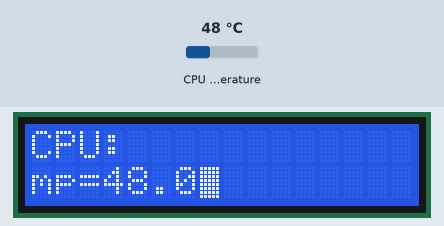
The program below on a simulated Raspberry Pi (BCM pin numbers). On the bench: 16×2 character LCD. The inputs (shaded band) are chosen by the test bench; at power-on: CPU temperature 48 °C. What the program prints to the terminal is not drawn.

Above: at 2.3 s.
2.4 s: CPU temperature set to 31 °C
At 3.1 s:
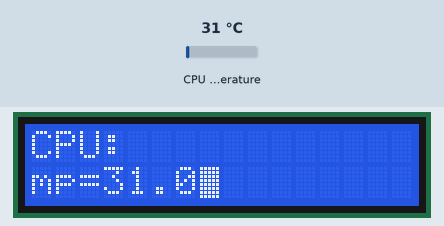
4.1 s: CPU temperature set to 44 °C
At 5.2 s:
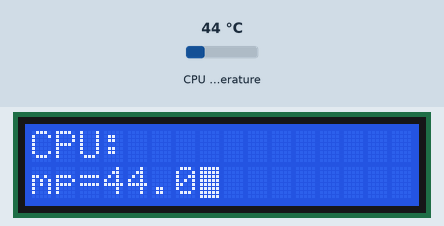
6.3 s: CPU temperature set to 58 °C
At 7.4 s:
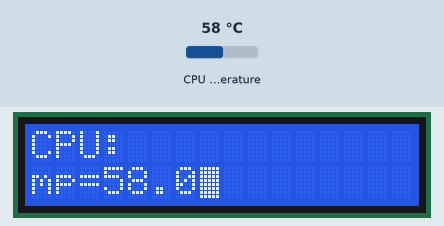
Timing chart, 0 to 9.3 s (numbered marks = the images above; inputs shaded):
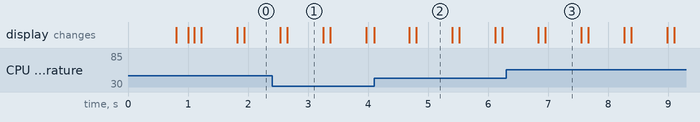

Measured:
- after the input at 2.4 s, the display: first differs from a run without the input after 0.25 s (image 1)
- after the input at 4.1 s, the display: first differs from a run without the input after 0.70 s (image 2)
- after the input at 6.3 s, the display: first differs from a run without the input after 0.65 s (image 3)
- what the display in image 1 shows lasts 0.6 s, from 2.7 s to 3.3 s

The program:

LCD_CPU.py
```python
#!usr/bin/env python
# -*- coding: utf-8 -*-
import smbus
import time
import subprocess
i2c = smbus.SMBus(1) # 1 is bus number
addr02=0x3e #lcd
_command=0x00
_data=0x40
_clear=0x01
_home=0x02
display_On=0x0f
LCD_2ndline=0x40+0x80

#LCD AQM0802/1602
def command( code ):
        i2c.write_byte_data(addr02, _command, code)
        time.sleep(0.1)

def writeLCD( message ):
        mojilist=[]
        for moji in message:
                mojilist.append(ord(moji))
        i2c.write_i2c_block_data(addr02, _data, mojilist)
        time.sleep(0.1)

def init ():
        command(0x38)
        command(0x39)
        command(0x14)
        command(0x73)
        command(0x56)
        command(0x6c)
        command(0x38)
        command(_clear)
        command(display_On)

#main
init ()
command(_clear)
writeLCD("CPU: ")
while 1:
        command(LCD_2ndline)
        res = subprocess.check_output(['vcgencmd','measure_temp'])
        print (res)
        writeLCD(str(res)[4:11])
        time.sleep(0.5)
```
